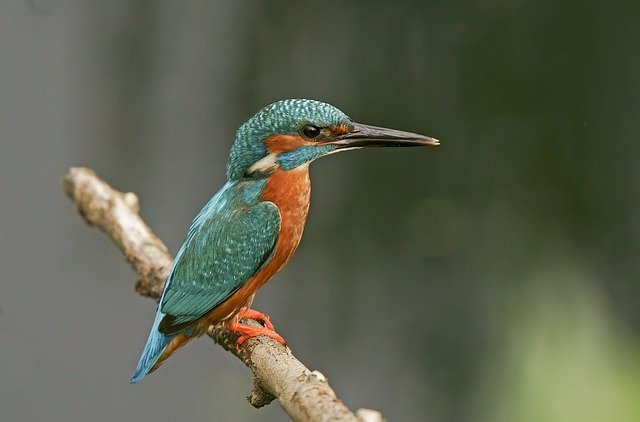
#> input picture bird.jpg, 640 x 422 px, found by its file name
$ jupyter execute Unsupervised_learning_k_means_algorithm.ipynb
#> lines starting #> are read from the running program, lines starting #| are printed output that depends on the picture
[cell 1]
#Visualisation how k-means works

from pylab import plot,show
from numpy import vstack,array
from numpy.random import rand
from scipy.cluster.vq import kmeans,vq,whiten

data = vstack((rand(150,2) + array([.5,.5]),rand(150,2)))
data =  whiten(data)
# K-Means for K = 2
centroids,_ = kmeans(data,2)
#assign vectors
idx,_ = vq(data,centroids)

plot(data[idx==0,0],data[idx==0,1],'ob',
     data[idx==1,0],data[idx==1,1],'or')
plot(centroids[:,0],centroids[:,1],'sg',markersize=8)
show()
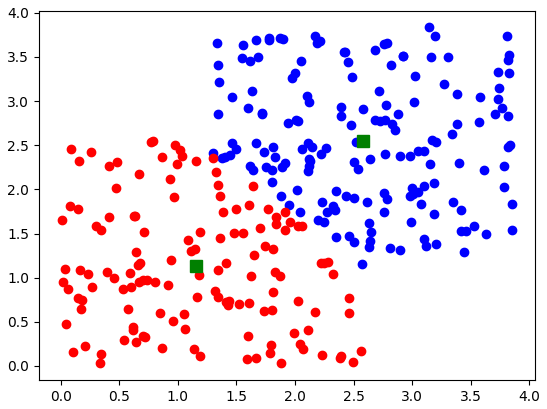
#> figure drawn by matplotlib, 1 panel

[cell 2]
from google.colab import drive
drive.mount('/content/drive/')

[cell 3]
folder = '/content/drive/My Drive/ML/'

[cell 4]
from pylab import plot,show,figure,imshow,cm, imread, axis
import matplotlib as plt
import numpy as np
from scipy.cluster.vq import kmeans,vq

image = imread(folder + 'bird.jpg')
#> image is the input picture: shape (422, 640, 3); mean R, G, B 92, 96.5, 77.8
image = image.mean(axis=2)
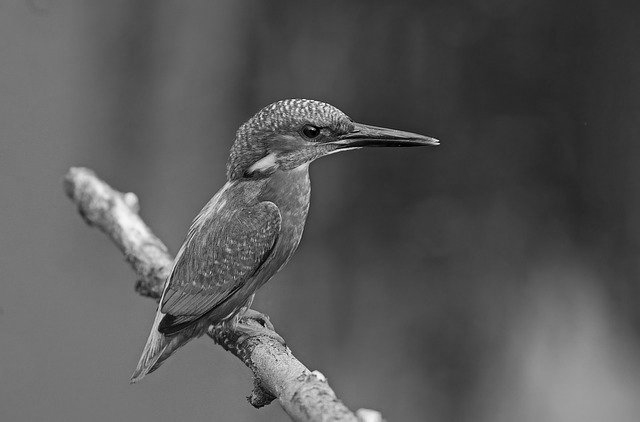
#> image: shape (422, 640) float64; min 0.333, max 250.7, mean 88.8
imshow(image, cmap=cm.gray)
axis('off')
show()

[cell 5]
data = image[:]
data.shape = 422*640,1

[cell 6]
K_max = 9
J_inter = np.ones(K_max)*1e16
J_intra = np.zeros(K_max)
centroids =[]
for K in range(2,K_max):
    trial =0
    while (len(centroids)<K) & (trial<20):
        centroids, J_intra[K] = kmeans(data,K)
        trial+=1
    print('K: ', K, len(centroids))
    for ki in range(len(centroids)):
        for kj in range(ki):
            #print(ki, kj)
            #print(centroids[ki])
            #print(centroids[kj])
            d = ((centroids[ki]-centroids[kj]).T @ (centroids[ki]-centroids[kj]))**0.5
            if J_inter[K] > d:
              J_inter[K] = d
    print(K, J_intra[K],J_inter[K])
#> after the loop, J_inter = [1e+16, 1e+16, 56.8, 35.71, 30.58, 21.2, 21.23, 16.16, 11.48]; J_intra = [0, 0, 14, 11.17, 7.66, 6.05, 5.22, 4.46, 3.92]

[cell 7]
figure(1)
plot(range(2,K_max),J_intra[2:]/J_inter[2:])
K_opt = np.argmin(J_intra[2:]/J_inter[2:])+2
#> K_opt = 6

print(K_opt)
#| 6

#looking for smallest K
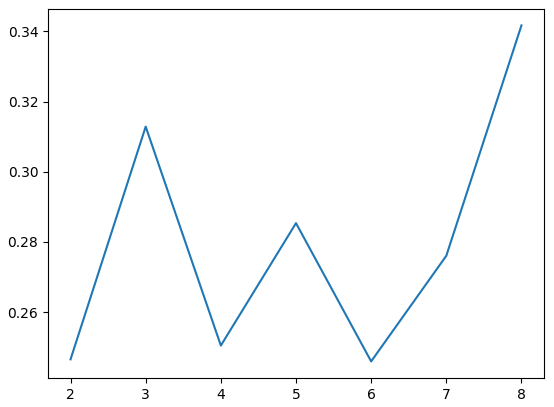
#> figure drawn by matplotlib, 1 panel

[cell 8]
#we will use 6, two is way to small for that detailed picture - we'd get only two colors of pixels
centroids,J_intra[K] = kmeans(data, 6)
#> centroids = [93.5, 49.43, 70.66, 149.4, 116.1, 197.7]
idx,_ = vq(data,centroids)
idx.shape = 422,640
#plt.figure(2)
imshow(idx, cmap=cm.gray)

show()
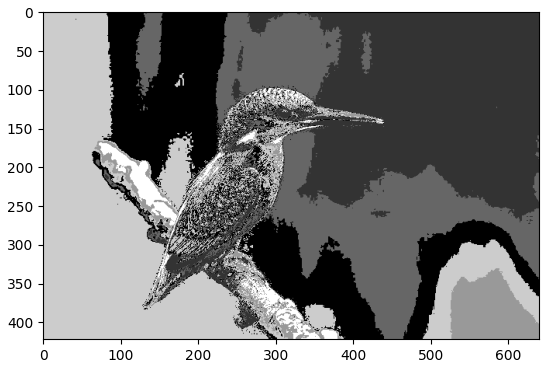
#> figure drawn by matplotlib, 1 panel

[cell 9]
#compare data and idx

import matplotlib.pyplot
idx.shape = 422*640,1
figure(3)
properties = matplotlib.pyplot.hist(idx)

figure(4)
properties = matplotlib.pyplot.hist(data)
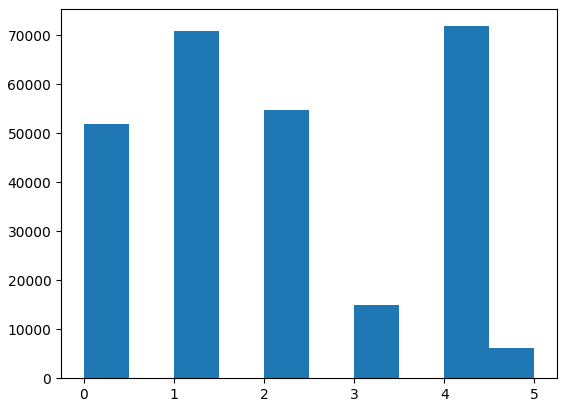
#> figure drawn by matplotlib, 1 panel; tallest bar 71806 high, from x = 4 to 4.5
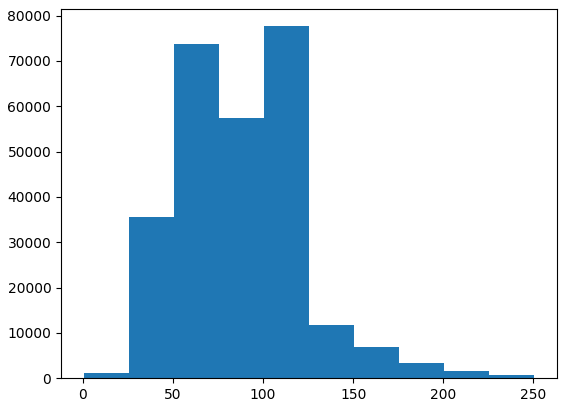
#> figure drawn by matplotlib, 1 panel; tallest bar 77678 high, from x = 100.5 to 125.5
